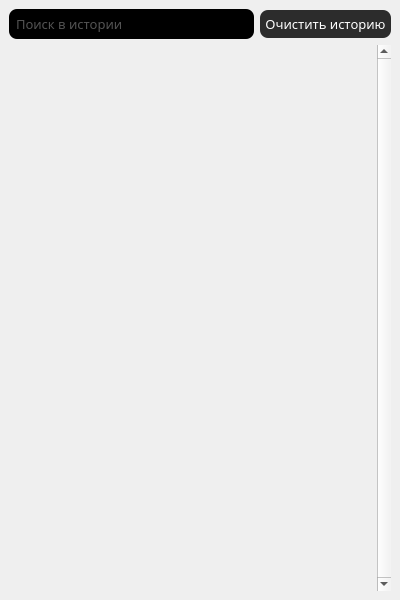
<?xml version="1.0" encoding="UTF-8"?>
<ui version="4.0">
 <class>HistoryWindow</class>
 <widget class="QMainWindow" name="HistoryWindow">
  <property name="geometry">
   <rect>
    <x>0</x>
    <y>0</y>
    <width>400</width>
    <height>600</height>
   </rect>
  </property>
  <property name="windowTitle">
   <string>История</string>
  </property>
  <widget class="QWidget" name="centralwidget">
   <layout class="QVBoxLayout" name="verticalLayout">
    <item>
     <layout class="QHBoxLayout" name="searchLayout">
      <item>
       <widget class="QLineEdit" name="searchLineEdit">
        <property name="placeholderText">
         <string>Поиск в истории</string>
        </property>
        <property name="styleSheet">
         <string>background-color: #000; color: #a5a5a5; padding: 5px; border-radius: 8px; font-family: Manrope; font-size: 13px;</string>
        </property>
       </widget>
      </item>
      <item>
       <widget class="QPushButton" name="clearHistoryButton">
        <property name="text">
         <string>Очистить историю</string>
        </property>
        <property name="styleSheet">
         <string>background-color: #2c2c2c; color: #fff; padding: 5px; border-radius: 8px; font-family: Manrope; font-size: 13px; border: none;</string>
        </property>
       </widget>
      </item>
     </layout>
    </item>
    <item>
     <widget class="QScrollArea" name="scrollArea">
      <property name="widgetResizable">
       <bool>true</bool>
      </property>
      <property name="styleSheet">
       <string>QScrollArea {background-color: #0e0e0e; border: none;}</string>
      </property>
      <property name="verticalScrollBarPolicy">
       <enum>Qt::ScrollBarAlwaysOn</enum>
      </property>
      <widget class="QWidget" name="scrollAreaWidgetContents">
       <property name="geometry">
        <rect>
         <x>0</x>
         <y>0</y>
         <width>380</width>
         <height>500</height>
        </rect>
       </property>
       <layout class="QVBoxLayout" name="historyLayout">
        <property name="alignment">
         <set>Qt::AlignTop</set>
        </property>
        <property name="spacing">
         <number>5</number>
        </property>
       </layout>
      </widget>
     </widget>
    </item>
   </layout>
  </widget>
 </widget>
 <resources/>
 <connections/>
</ui>
